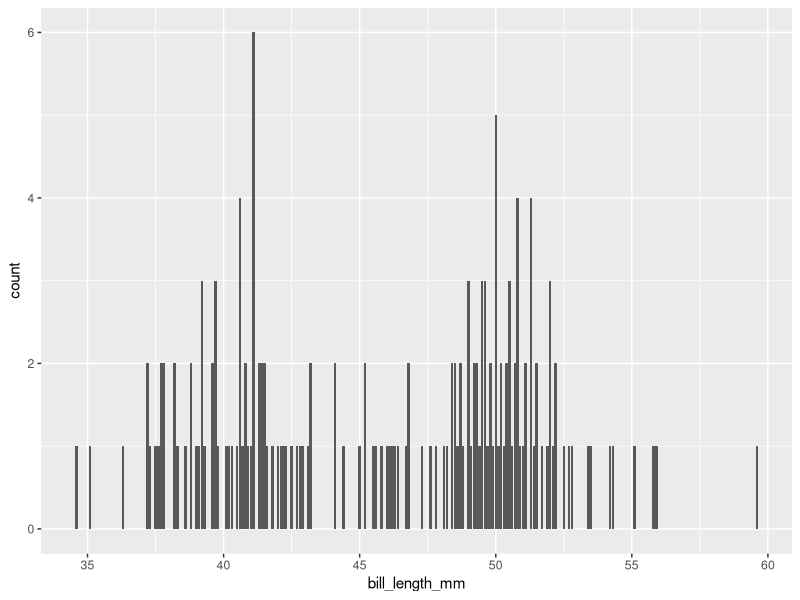
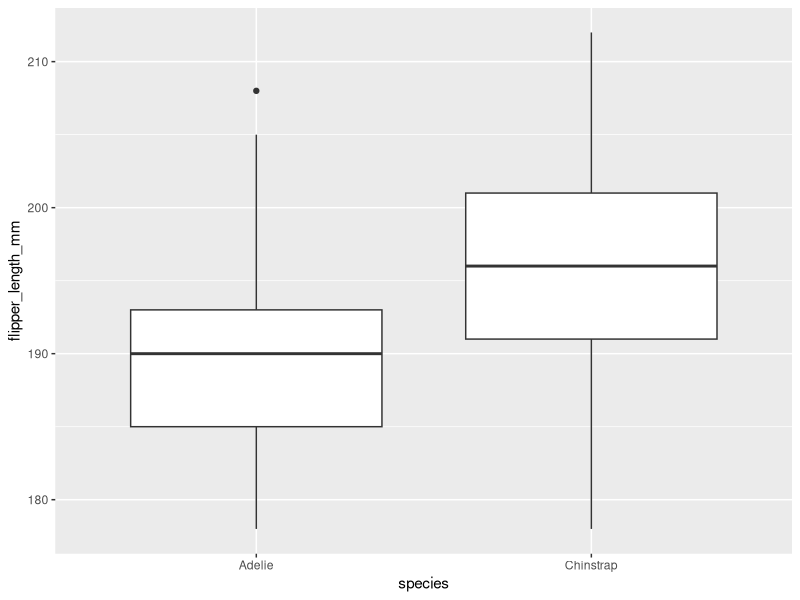
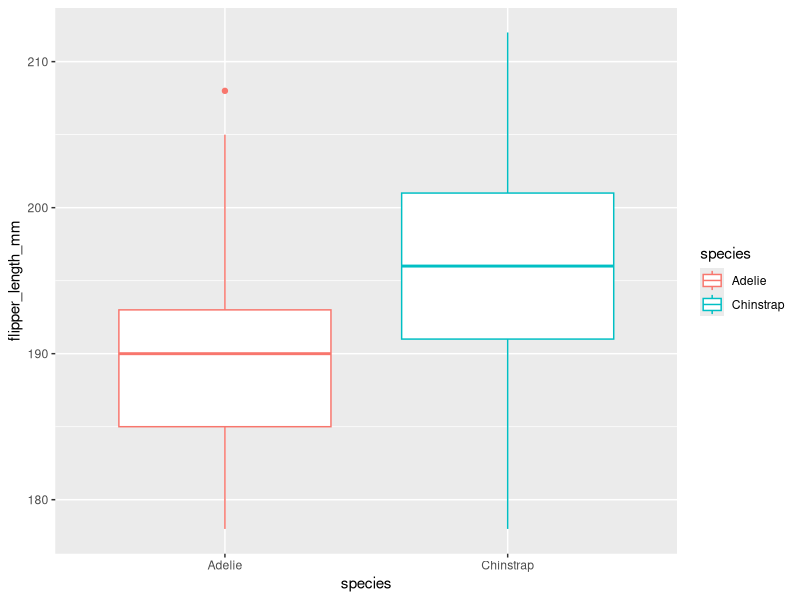
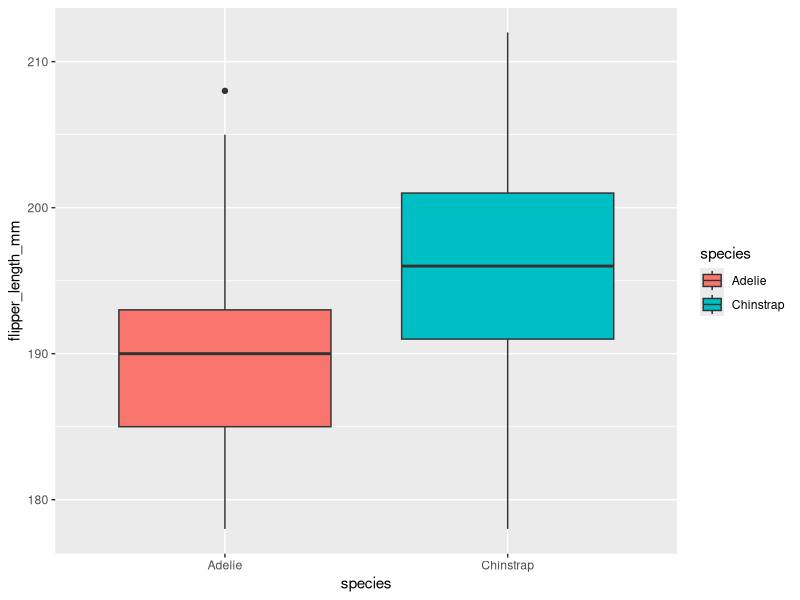
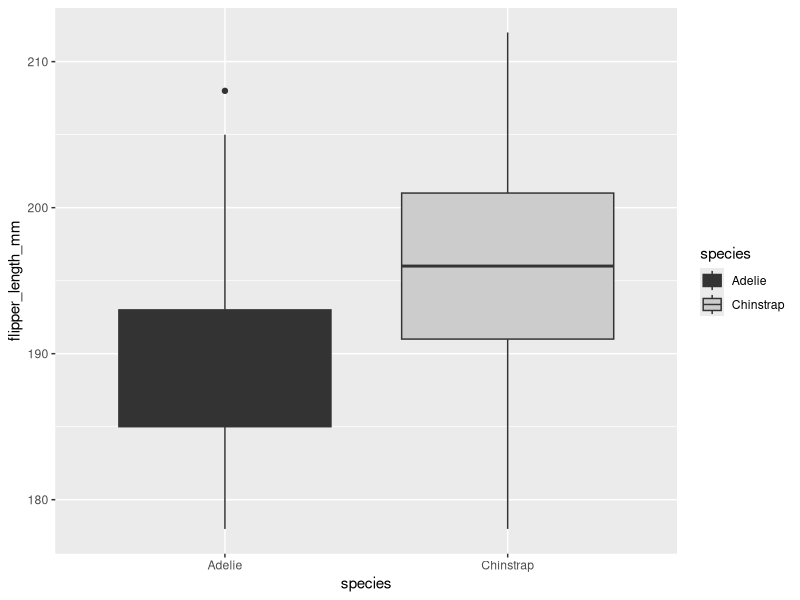
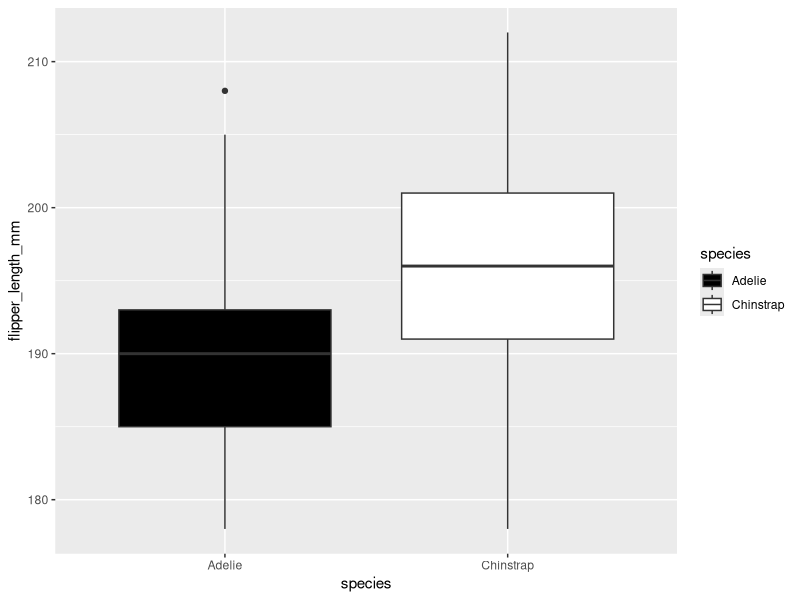
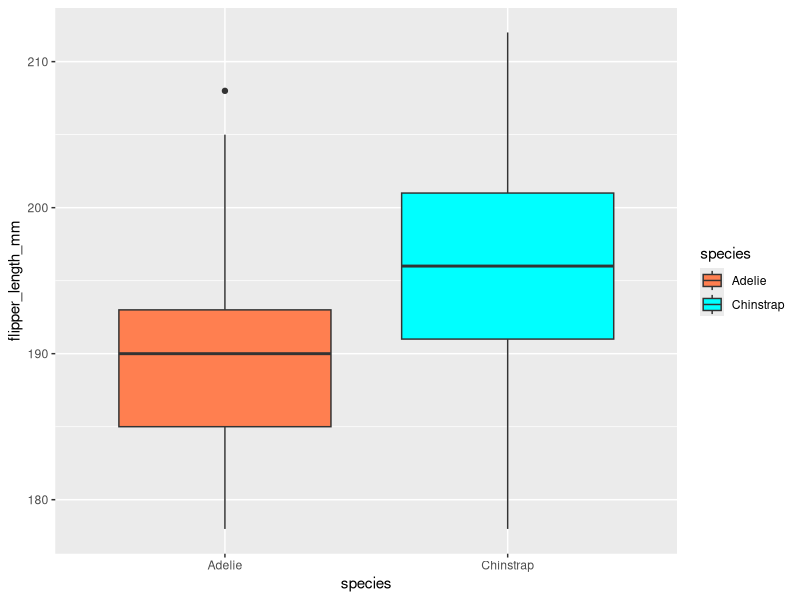
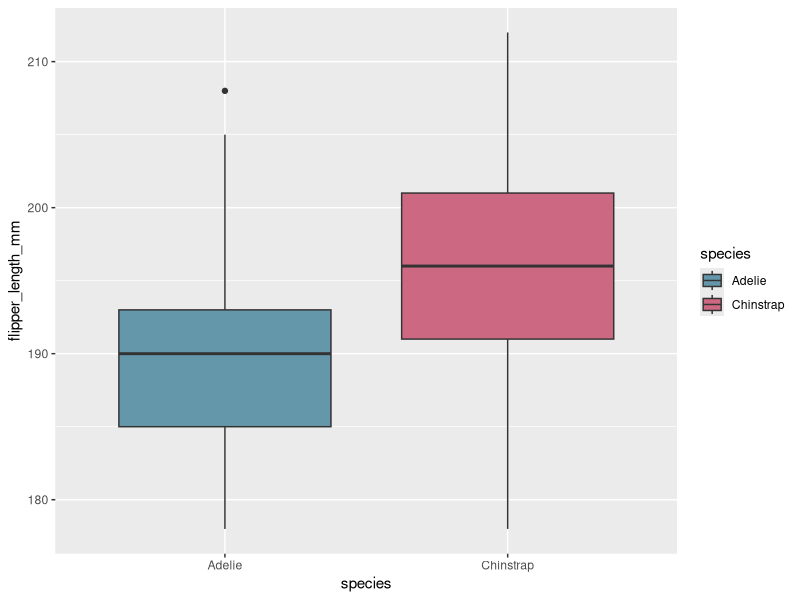

R code for these plots, in order:
## ---- chunk 1
penguins <- palmerpenguins::penguins
library(tidyverse)
## ---- chunk 2
penguins |> 
  filter(sex == "male") |>
  ggplot(aes(bill_length_mm)) +
  geom_bar()
## ---- chunk 3
penguins |> 
  filter(island == "Dream") |> 
  ggplot(aes(x = species, y = flipper_length_mm)) + 
  geom_boxplot()
## ---- chunk 4
penguins |> 
  filter(island == "Dream") |> 
  ggplot(aes(x = species, y = flipper_length_mm)) + 
  geom_boxplot(aes(colour = species))
## ---- chunk 5
penguins |> 
  filter(island == "Dream") |> 
  ggplot(aes(x = species, y = flipper_length_mm)) + 
  geom_boxplot(aes(fill = species))
## ---- chunk 6
penguins |> 
  filter(island == "Dream") |> 
  ggplot(aes(x = species, y = flipper_length_mm)) + 
  geom_boxplot(aes(fill = species)) +
  scale_fill_grey()
## ---- chunk 7
penguins |> 
  filter(island == "Dream") |> 
  ggplot(aes(x = species, y = flipper_length_mm)) + 
  geom_boxplot(aes(fill = species)) +
  scale_fill_manual(values = c("black", "white"))
## ---- chunk 8
penguins |> 
  filter(island == "Dream") |> 
  ggplot(aes(x = species, y = flipper_length_mm)) + 
  geom_boxplot(aes(fill = species)) +
  scale_fill_manual(values = c("coral", "cyan"))
## ---- chunk 9
penguins |> 
  filter(island == "Dream") |> 
  ggplot(aes(x = species, y = flipper_length_mm)) + 
  geom_boxplot(aes(fill = species)) +
  scale_fill_manual(values = c("#6597aa", "#cc6882"))
## ---- chunk 10
penguins |> 
  filter(island == "Dream") |> 
  ggplot(aes(x = species, y = flipper_length_mm)) + 
  geom_boxplot(aes(fill = species)) +
  scale_fill_manual(values = c("#cc6882", "#6597aa"))
## ---- chunk 11
penguins |> 
  ggplot(aes(x = bill_depth_mm, y = bill_length_mm)) + 
  geom_point(aes(colour = bill_length_mm)) +
  scale_colour_viridis_c()
## ---- chunk 12
penguins |> 
  ggplot(aes(x = bill_depth_mm, y = bill_length_mm)) + 
  geom_point(aes(colour = bill_length_mm)) +
  scale_colour_gradientn(colours = c("#6597aa", "#cc6882"))
## ---- chunk 13
penguins |> 
  ggplot(aes(x = bill_depth_mm, y = bill_length_mm)) + 
  geom_point(aes(colour = bill_length_mm)) +
  scale_colour_gradientn(colours = c("#6597aa", "#cc6882")) +
  theme_minimal()
## ---- chunk 14
penguins |> 
  ggplot(aes(x = bill_depth_mm, y = bill_length_mm)) + 
  geom_point(aes(colour = bill_length_mm)) +
  scale_colour_gradientn(colours = c("#6597aa", "#cc6882")) +
  theme_classic()
## ---- chunk 15
penguins |> 
  ggplot(aes(x = bill_depth_mm, y = bill_length_mm)) + 
  geom_point(aes(colour = bill_length_mm)) +
  scale_colour_gradientn(colours = c("#6597aa", "#cc6882")) +
  theme_void()
